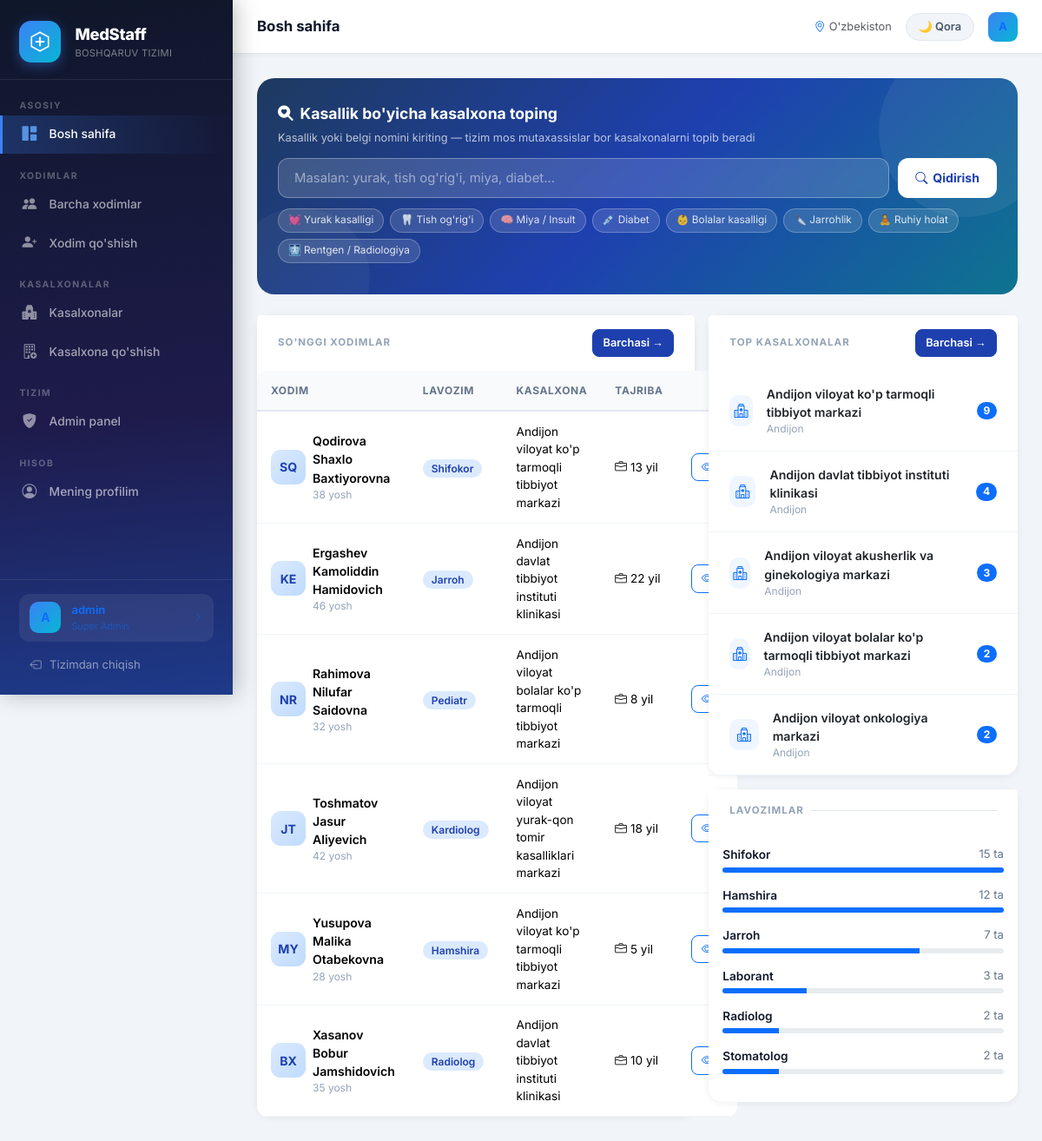
Screenshot of / (signed in) with the database file from the repository.
### frontend/models.py (models this page shows, shortened)
class Staff(models.Model):
    first_name = models.CharField(max_length=100, verbose_name='Ism')
    last_name = models.CharField(max_length=100, verbose_name='Familiya')
    middle_name = models.CharField(max_length=100, blank=True, verbose_name='Otasining ismi')
    age = models.PositiveIntegerField(verbose_name='Yosh')
    position = models.CharField(max_length=50, choices=POSITION_CHOICES, verbose_name='Lavozim')
    specialization = models.CharField(max_length=200, blank=True, verbose_name='Mutaxassislik')
    hospital = models.ForeignKey(Hospital, on_delete=models.CASCADE,
                                  related_name='staff', verbose_name='Kasalxona')
    experience_years = models.PositiveIntegerField(default=0, verbose_name='Tajriba (yil)')
    shift = models.CharField(max_length=20, choices=SHIFT_CHOICES,
                              default='kunduzgi', verbose_name='Ish vaqti')
    phone = models.CharField(max_length=20, blank=True, verbose_name='Telefon')
    email = models.EmailField(blank=True, verbose_name='Email')
    photo = models.ImageField(upload_to='staff/', blank=True, null=True, verbose_name='Rasm')
    salary = models.DecimalField(max_digits=12, decimal_places=0,
                                  null=True, blank=True, verbose_name='Maosh (so\'m)')
    is_active = models.BooleanField(default=True, verbose_name='Faol')
    hired_date = models.DateField(null=True, blank=True, verbose_name='Ishga kirgan sana')
    notes = models.TextField(blank=True, verbose_name='Izoh')
    created_at = models.DateTimeField(auto_now_add=True)
    class Meta:
        verbose_name = 'Xodim'
        verbose_name_plural = 'Xodimlar'
        ordering = ['last_name', 'first_name']
    @property
    def full_name(self):
        parts = [self.last_name, self.first_name]
        if self.middle_name:
            parts.append(self.middle_name)
        return ' '.join(parts)

class Hospital(models.Model):
    name = models.CharField(max_length=200, verbose_name='Kasalxona nomi')
    hospital_type = models.CharField(max_length=50, choices=HOSPITAL_TYPE_CHOICES, verbose_name='Turi')
    region = models.CharField(max_length=50, choices=REGION_CHOICES, verbose_name='Viloyat')
    address = models.CharField(max_length=300, verbose_name='Manzil')
    phone = models.CharField(max_length=20, blank=True, verbose_name='Telefon')
    email = models.EmailField(blank=True, verbose_name='Email')
    website = models.URLField(blank=True, verbose_name='Veb-sayt')
    bed_count = models.PositiveIntegerField(default=0, verbose_name='O\'rin soni')
    is_active = models.BooleanField(default=True, verbose_name='Faol')
    created_at = models.DateTimeField(auto_now_add=True)
    class Meta:
        verbose_name = 'Kasalxona'
        verbose_name_plural = 'Kasalxonalar'
        ordering = ['name']

### frontend/views.py (the view)
# urls.py: path('', views.home, name='home'),
@login_required
def home(request):
    total_hospitals = Hospital.objects.filter(is_active=True).count()
    total_staff = Staff.objects.filter(is_active=True).count()
    recent_staff = Staff.objects.filter(is_active=True).select_related('hospital').order_by('-created_at')[:6]
    top_hospitals = Hospital.objects.filter(is_active=True).annotate(
        sc=Count('staff')).order_by('-sc')[:5]
    position_stats = []
    for code, name in POSITION_CHOICES[:6]:
        count = Staff.objects.filter(position=code, is_active=True).count()
        if count:
            position_stats.append({'name': name, 'count': count})
    return render(request, 'frontend/home.html', {
        'total_hospitals': total_hospitals,
        'total_staff': total_staff,
        'recent_staff': recent_staff,
        'top_hospitals': top_hospitals,
        'position_stats': position_stats,
    })

### templates/frontend/home.html (shortened to what this page needs)
{% extends 'base.html' %}
{% block page_title %}Bosh sahifa{% endblock %}
{% block content %}
<div class="d-none d-md-block">
  <div class="disease-search-wrap">
    <div class="disease-search-title"><i class="bi bi-search-heart-fill"></i> Kasallik bo'yicha kasalxona toping</div>
    <div class="disease-search-sub">Kasallik yoki belgi nomini kiriting — tizim mos mutaxassislar bor kasalxonalarni topib beradi</div>
    <div class="disease-input-row">
      <input type="text" class="disease-input" id="disease-input"
             placeholder="Masalan: yurak, tish og'rig'i, miya, diabet..."
             onkeydown="if(event.key==='Enter') doSearch()">
      <button class="disease-search-btn" onclick="doSearch()">
        <i class="bi bi-search"></i> Qidirish
      </button>
    </div>
    <div class="disease-tags">
      <span class="disease-tag" onclick="quickSearch('yurak')">💓 Yurak kasalligi</span>
      <span class="disease-tag" onclick="quickSearch('tish')">🦷 Tish og'rig'i</span>
      <span class="disease-tag" onclick="quickSearch('miya')">🧠 Miya / Insult</span>
      <span class="disease-tag" onclick="quickSearch('diabet')">💉 Diabet</span>
      <span class="disease-tag" onclick="quickSearch('bolalar')">👶 Bolalar kasalligi</span>
      <span class="disease-tag" onclick="quickSearch('operatsiya')">🔪 Jarrohlik</span>
      <span class="disease-tag" onclick="quickSearch('depressiya')">🧘 Ruhiy holat</span>
      <span class="disease-tag" onclick="quickSearch('rentgen')">🩻 Rentgen / Radiologiya</span>
    </div>
  </div>
  <div class="row g-3">
    <div class="col-12 col-xl-7">
      <div class="card">
        <div class="card-header border-0 py-3 px-4 d-flex align-items-center justify-content-between">
          <div class="section-label mb-0" style="font-size:.72rem">SO'NGGI XODIMLAR</div>
          <a href="{% url 'staff_list' %}" class="btn btn-sm btn-primary">Barchasi →</a>
        </div>
        <div class="card-body p-0">
          <table class="table mb-0">
            <thead><tr><th>Xodim</th><th>Lavozim</th><th>Kasalxona</th><th>Tajriba</th><th></th></tr></thead>
            <tbody>
              {% for person in recent_staff %}
              <tr>
                <td><div class="d-flex align-items-center gap-2"><div class="avatar">{{ person.first_name.0 }}{{ person.last_name.0 }}</div><div><div style="font-weight:600;font-size:.88rem">{{ person.full_name }}</div><div class="desk-td-sub">{{ person.age }} yosh</div></div></div></td>
                <td><span class="badge-pos">{{ person.get_position_display }}</span></td>
                <td class="desk-td-text">{{ person.hospital.name }}</td>
                <td class="desk-td-text"><i class="bi bi-briefcase me-1"></i>{{ person.experience_years }} yil</td>
                <td><a href="{% url 'staff_detail' person.pk %}" class="btn btn-sm btn-outline-primary"><i class="bi bi-eye"></i></a></td>
              </tr>
              {% empty %}<tr><td colspan="5" class="text-center py-4 text-muted">Xodim yo'q</td></tr>{% endfor %}
            </tbody>
          </table>
        </div>
      </div>
    </div>
    <div class="col-12 col-xl-5">
      <div class="card mb-3">
        <div class="card-header border-0 py-3 px-4 d-flex align-items-center justify-content-between">
          <div class="section-label mb-0" style="font-size:.72rem">TOP KASALXONALAR</div>
          <a href="{% url 'hospital_list' %}" class="btn btn-sm btn-primary">Barchasi →</a>
        </div>
        <div class="card-body p-0">
          {% for h in top_hospitals %}
          <div class="d-flex align-items-center gap-3 px-4 py-3" style="border-bottom:1px solid #f1f5f9;">
            <div style="width:36px;height:36px;border-radius:10px;background:#eff6ff;display:flex;align-items:center;justify-content:center;"><i class="bi bi-hospital text-primary"></i></div>
            <div class="flex-fill"><div style="font-weight:600;font-size:.88rem">{{ h.name }}</div><div class="desk-td-sub">{{ h.get_region_display }}</div></div>
            <span class="badge rounded-pill {% if h.sc > 0 %}bg-primary{% else %}bg-secondary bg-opacity-25 text-secondary{% endif %}" style="font-size:.75rem">{{ h.sc }}</span>
          </div>
          {% endfor %}
        </div>
      </div>
      <div class="card">
        <div class="card-header border-0 py-3 px-4"><div class="section-label mb-0" style="font-size:.72rem">LAVOZIMLAR</div></div>
        <div class="card-body">
          {% for stat in position_stats %}
          <div class="mb-3">
            <div class="d-flex justify-content-between mb-1"><span class="desk-stat-name">{{ stat.name }}</span><span class="desk-stat-count">{{ stat.count }} ta</span></div>
            <div class="progress" style="height:6px;border-radius:10px;"><div class="progress-bar bg-primary" style="width:{{ stat.count }}0%"></div></div>
          </div>
          {% endfor %}
        </div>
      </div>
    </div>
  </div>
</div>
{% endblock %}

### templates/base.html (shortened to what this page needs)
<!DOCTYPE html>
<html lang="uz">
<head>
    <link href="https://cdnjs.cloudflare.com/ajax/libs/font-awesome/7.0.1/css/all.min.css" rel="stylesheet">
    <link href="https://cdn.jsdelivr.net/npm/bootstrap@5.3.2/dist/css/bootstrap.min.css" rel="stylesheet">
    <link href="https://cdn.jsdelivr.net/npm/bootstrap-icons@1.11.3/font/bootstrap-icons.css" rel="stylesheet">
</head>
<body>
{% if user.is_authenticated %}
<nav class="sidebar" id="sidebar">
    <div class="sidebar-brand">
        <div class="d-flex align-items-center gap-3">
            <div class="logo-circle">
                <svg width="26" height="26" viewBox="0 0 24 24" fill="none">
                    <path d="M12 2L3 7v10l9 5 9-5V7L12 2z" stroke="white" stroke-width="1.5" stroke-linejoin="round"/>
                    <path d="M12 8v8M8 12h8" stroke="white" stroke-width="2" stroke-linecap="round"/>
                </svg>
            </div>
            <div>
                <div class="brand-name">MedStaff</div>
                <div class="brand-sub">BOSHQARUV TIZIMI</div>
            </div>
        </div>
    </div>
    <div class="sidebar-nav">
        <div class="nav-section">Asosiy</div>
        <a href="{% url 'home' %}" class="nav-link-item {% if request.resolver_match.url_name == 'home' %}active{% endif %}">
            <i class="bi bi-grid-1x2-fill"></i> Bosh sahifa
        </a>
        <div class="nav-section mt-2">Xodimlar</div>
        <a href="{% url 'staff_list' %}" class="nav-link-item {% if 'staff_list' in request.resolver_match.url_name or 'staff_detail' in request.resolver_match.url_name %}active{% endif %}">
            <i class="bi bi-people-fill"></i> Barcha xodimlar
        </a>
        {% if user.is_staff or user.is_superuser %}
        <a href="{% url 'staff_add' %}" class="nav-link-item {% if 'staff_add' in request.resolver_match.url_name %}active{% endif %}">
            <i class="bi bi-person-plus-fill"></i> Xodim qo'shish
        </a>
        {% endif %}
        <div class="nav-section mt-2">Kasalxonalar</div>
        <a href="{% url 'hospital_list' %}" class="nav-link-item {% if 'hospital_list' in request.resolver_match.url_name or 'hospital_detail' in request.resolver_match.url_name %}active{% endif %}">
            <i class="bi bi-hospital-fill"></i> Kasalxonalar
        </a>
        {% if request.user.is_staff or request.user.is_superuser %}
        <a href="{% url 'hospital_add' %}" class="nav-link-item {% if 'hospital_add' in request.resolver_match.url_name %}active{% endif %}">
            <i class="bi bi-building-add"></i> Kasalxona qo'shish
        </a>
        {% endif %}
        {% if user.is_staff or user.is_superuser %}
        <div class="nav-section mt-2">Tizim</div>
        <a href="/admin/" class="nav-link-item">
            <i class="bi bi-shield-fill-check"></i> Admin panel
        </a>
        {% endif %}
        <div class="nav-section mt-2">Hisob</div>
        <a href="{% url 'profile' %}" class="nav-link-item {% if 'profile' in request.resolver_match.url_name %}active{% endif %}">
            <i class="bi bi-person-circle"></i> Mening profilim
        </a>
    </div>
    <div class="sidebar-footer">
        <a href="{% url 'profile' %}" class="user-badge text-decoration-none" style="transition: background .2s;">
            <div class="user-avatar">{% if user.first_name %}{{ user.first_name.0|upper }}{{ user.last_name.0|upper }}{% else %}{{ user.username.0|upper }}{% endif %}</div>
            <div style="overflow:hidden; flex:1;">
                <div class="user-name">{{ user.get_full_name|default:user.username }}</div>
                <div class="user-role">{% if user.is_superuser %}Super Admin{% elif user.is_staff %}Admin{% else %}Foydalanuvchi{% endif %}</div>
            </div>
            <i class="bi bi-chevron-right" style="font-size:.7rem; opacity:.4; flex-shrink:0;"></i>
        </a>
        <a href="{% url 'logout' %}" class="logout-btn">
            <i class="bi bi-box-arrow-left"></i> Tizimdan chiqish
        </a>
    </div>
</nav>
{% endif %}
<div class="{% if user.is_authenticated %}main-content{% endif %}">
    {% if user.is_authenticated %}
    <div class="topbar">
        <div class="topbar-left">
            <span class="topbar-title">{% block page_title %}MedStaff{% endblock %}</span>
        </div>
        <div class="d-flex align-items-center gap-3">
            <span class="text-muted" style="font-size:.8rem">
                <i class="bi bi-geo-alt text-primary me-1"></i>O'zbekiston
            </span>
            <button id="themeBtnDesktop" style="height:32px;padding:0 14px;background:var(--desk-theme-bg,#f1f5f9);border:1.5px solid var(--desk-theme-border,#e2e8f0);border-radius:20px;color:var(--desk-theme-color,#475569);font-size:.8rem;font-weight:600;cursor:pointer;font-family:inherit;display:flex;align-items:center;gap:5px;transition:all .2s;">🌙 Qora</button>
            <a href="{% url 'profile' %}" style="text-decoration:none;">
                <div class="user-avatar" style="width:34px;height:34px;font-size:.82rem;border-radius:9px;cursor:pointer;" title="Profil">
                    {% if user.first_name %}{{ user.first_name.0|upper }}{{ user.last_name.0|upper }}{% else %}{{ user.username.0|upper }}{% endif %}
                </div>
            </a>
        </div>
    </div>
    {% endif %}
    <div class="page-content">
        {% block content %}{% endblock %}
    </div>
</div>
</body>
</html>

### templates/frontend/home.html (style rules this page uses)
.card-header { background: var(--ch-bg, #fff); }
.desk-td-text { font-size:.85rem; color:#475569; }
.desk-td-sub { font-size:.75rem; color:#94a3b8; }
.desk-stat-count { font-size:.82rem; color:#64748b; }
.desk-stat-name { font-size:.85rem; font-weight:600; color:#0f172a; }
.disease-search-wrap { background: linear-gradient(135deg, #1e3a5f 0%, #1e40af 50%, #0e7490 100%); border-radius: 20px; padding: 28px 24px 22px; margin-bottom: 24px; position: relative; overflow: hidden; }
.disease-search-wrap::before { content:''; position:absolute; top:-40px; right:-40px; width:200px; height:200px; border-radius:50%; background:rgba(255,255,255,.06); }
.disease-search-wrap::after { content:''; position:absolute; bottom:-60px; left:-30px; width:160px; height:160px; border-radius:50%; background:rgba(255,255,255,.04); }
.disease-search-title { color:#fff; font-size:1.1rem; font-weight:700; margin-bottom:4px; display:flex; align-items:center; gap:8px; }
.disease-search-sub { color:rgba(255,255,255,.7); font-size:.8rem; margin-bottom:14px; }
.disease-input-row { display:flex; gap:10px; position:relative; z-index:1; }
.disease-input { flex:1; background:rgba(255,255,255,.15); border:1.5px solid rgba(255,255,255,.3); border-radius:12px; padding:11px 18px; color:#fff; font-size:.93rem; outline:none; transition:.2s; backdrop-filter:blur(4px); }
.disease-input::placeholder { color:rgba(255,255,255,.5); }
.disease-search-btn { background:#fff; color:#1e40af; border:none; border-radius:12px; padding:11px 20px; font-weight:700; font-size:.88rem; cursor:pointer; transition:.2s; display:flex; align-items:center; gap:6px; white-space:nowrap; }
.disease-tags { display:flex; flex-wrap:wrap; gap:7px; margin-top:12px; position:relative; z-index:1; }
.disease-tag { background:rgba(255,255,255,.13); border:1px solid rgba(255,255,255,.25); color:rgba(255,255,255,.85); font-size:.74rem; padding:4px 11px; border-radius:20px; cursor:pointer; transition:.2s; }

### rows the page displays
Staff: first_name.0 "S", last_name.0 "Q", full_name "Qodirova Shaxlo Baxtiyorovna", age "38", position "Shifokor", hospital.name "Andijon viloyat ko'p tarmoqli tibbiyot markazi", experience_years "13"
Staff: first_name.0 "K", last_name.0 "E", full_name "Ergashev Kamoliddin Hamidovich", age "46", position "Jarroh", hospital.name "Andijon davlat tibbiyot instituti klinikasi", experience_years "22"
Staff: first_name.0 "N", last_name.0 "R", full_name "Rahimova Nilufar Saidovna", age "32", position "Pediatr", hospital.name "Andijon viloyat bolalar ko'p tarmoqli tibbiyot markazi", experience_years "8"
Staff: first_name.0 "J", last_name.0 "T", full_name "Toshmatov Jasur Aliyevich", age "42", position "Kardiolog", hospital.name "Andijon viloyat yurak-qon tomir kasalliklari markazi", experience_years "18"
Staff: first_name.0 "M", last_name.0 "Y", full_name "Yusupova Malika Otabekovna", age "28", position "Hamshira", hospital.name "Andijon viloyat ko'p tarmoqli tibbiyot markazi", experience_years "5"
Staff: first_name.0 "B", last_name.0 "X", full_name "Xasanov Bobur Jamshidovich", age "35", position "Radiolog", hospital.name "Andijon davlat tibbiyot instituti klinikasi", experience_years "10"
Hospital: name "Andijon viloyat ko'p tarmoqli tibbiyot markazi", region "Andijon", sc "9"
Hospital: name "Andijon davlat tibbiyot instituti klinikasi", region "Andijon", sc "4"
Hospital: name "Andijon viloyat akusherlik va ginekologiya markazi", region "Andijon", sc "3"
Hospital: name "Andijon viloyat bolalar ko'p tarmoqli tibbiyot markazi", region "Andijon", sc "2"
Hospital: name "Andijon viloyat onkologiya markazi", region "Andijon", sc "2"

### other values shown
{{ user.username.0|upper }} "A"
{{ user.get_full_name|default:user.username }} "admin"
{{ stat.name }} "Shifokor" "Hamshira" "Jarroh" "Laborant" "Radiolog" "Stomatolog"
{{ stat.count }} "15" "12" "7" "3" "2" "2"
